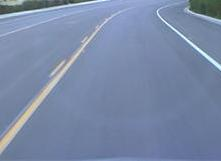
%> input picture Figure1a.jpg, 221 x 161 px
$ octave main.m   (GNU Octave 9; MATLAB toolbox functions it lacks are replaced by stand-ins)
%> lines starting %> are read from the running program, lines starting %| are printed output that depends on the picture; in (x1, y1, x2, y2) boxes, pixels count from 0 and x2, y2 are one past the last pixel; in counts of white or black regions, pixels touching at a corner belong together; the program's own positions count from 1
close;clear;clc;

I = imread('Figure1a.jpg');
%> I is the input picture: size 161x221x3 uint8; mean R, G, B 121.5, 137.2, 167
% this reads the original image

%---------------------------------------
%---------------------------------------
 bin = im2bw(I, 0.7);
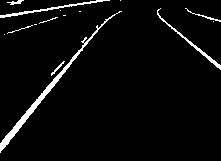
%> bin: size 161x221 logical; 4% white; 15 white regions (7 under 20 px), largest, box (x1, y1, x2, y2) and area: (0, 11, 122, 153) 750, (0, 0, 110, 18) 248, (157, 8, 221, 70) 221
% 0.69 is a luminance value and takes values from 0 to 1
% the value is chosen according to quality of output image
% im2bw changes rgb image to black and white image
imshow(I), title('Original') %this command shows images

%---------------------------------------
%---------------------------------------
bin2 = imdilate(bin,strel('line',2,0));
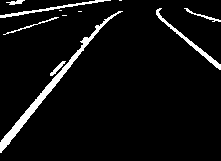
%> bin2: size 161x221 logical; 5.6% white; 11 white regions (4 under 20 px), largest, box (x1, y1, x2, y2) and area: (0, 11, 123, 153) 1040, (156, 8, 221, 70) 340, (0, 0, 111, 18) 282
% strel: line --> is to tell the dilation function it is about to dilate a line
% 3: is the required dilation thickness, original thickness is 1
% 0: is the angle of dialtion, if 90 degs is chosed the dialted lines will be perpindicular on the road
% while 0 degree dialted lines while be tangent and colinear with the road
%figure(2), imshow(bin2), title('Dilated')

%---------------------------------------
%---------------------------------------
bin3 = bwmorph(bin2,'thin',inf);
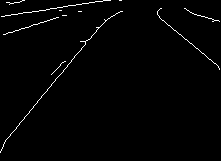
%> bin3: size 161x221 logical; 1.4% white in thin lines or dots
% bwmorph: this function does morphing to shapes in images here we use it to make lines thinner
% inf is somehow a degree of thinning
%figure(3), imshow(bin3), title('Thinned')

%---------------------------------------
%---------------------------------------
% Hough

% hough is based on 3 steps

%--> first step is to transform the black white color after thinning to its hough transform
[H,theta,rho] = hough(bin3);
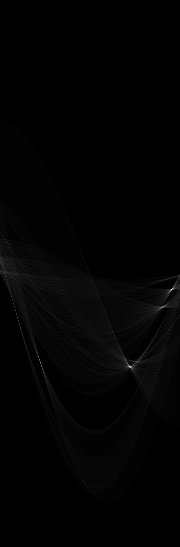
%> H: size 547x180 double; min 0, max 83, mean 0.9; drawn with min black and max white
%> theta = 180 values from -90 to 89; rho = 547 values from -273 to 273
%figure(4), imshow(H,[],'XData',theta,'YData',rho,'InitialMagnification','fit');
xlabel('\theta'), ylabel('\rho');
axis on, axis normal, hold on;

%--> second step is to find the peak points (white points) on the hough transform which shouldbe our lines
pek  = houghpeaks(H,5,'threshold',ceil(0.3*max(H(:))));
%> pek = [290 172; 367 130; 308 163; 363 41; 318 18]
x = theta(pek(:,2)); y = rho(pek(:,1));
%> after `x = theta(pek(:,2))`: x = [81 39 72 -50 -73]
%> after `y = rho(pek(:,1))`: y = [16 93 34 89 44]
%plot(x,y,'s','color','white');

%--> third step is to use the peak points in hough so that lines in the black white pic can be detected when we reverse the hough transform
lines = houghlines(bin3,theta,rho,pek,'FillGap',5,'MinLength',7);
%> lines = 5 lines; point1 to point2 (x, y): (10, 137) to (92, 37), (160, 18) to (203, 54), (191, 13) to (220, 22), (24, 29) to (13, 33), (208, 58) to (215, 64)
%figure(5), imshow(bin3), title('Driving Pathes') ,hold on
max_len = 0;
xy(:,:,1) = zeros(2);
for k = 1:length(lines)
   xy(:,:,k) = [lines(k).point1; lines(k).point2];
   plot(xy(:,1,k),xy(:,2,k),'LineWidth',2,'Color','green');
end
%> this loop made 5 passes
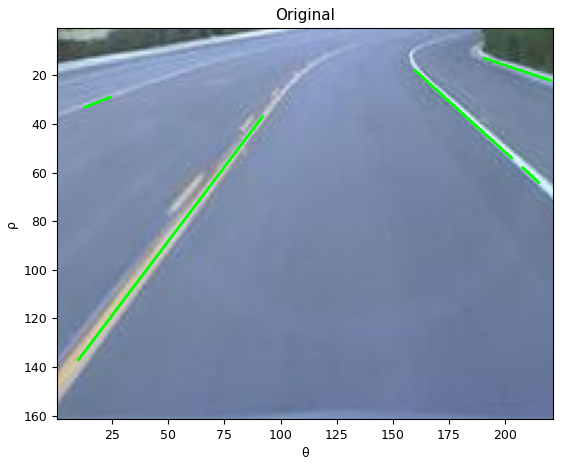
%> figure redrawn from the program's plot data
